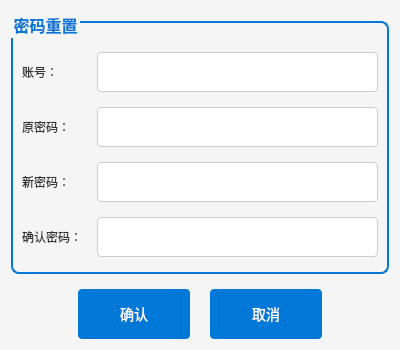
<?xml version="1.0" encoding="UTF-8"?>
<ui version="4.0">
 <class>DialogFindPwd</class>
 <widget class="QDialog" name="DialogFindPwd">
  <property name="geometry">
   <rect>
    <x>0</x>
    <y>0</y>
    <width>400</width>
    <height>350</height>
   </rect>
  </property>
  <property name="windowTitle">
   <string>密码重置</string>
  </property>
  <property name="styleSheet">
   <string notr="true">
    QDialog {
        background-color: #f5f5f5;
        font-family: "Segoe UI";
        font-size: 14px;
    }
    QGroupBox {
        border: 2px solid #0078d7;
        border-radius: 8px;
        margin-top: 10px;
        padding-top: 15px;
        font-size: 16px;
        font-weight: bold;
        color: #0078d7;
    }
    QLabel {
        color: #333333;
    }
    QLineEdit {
        border: 1px solid #cccccc;
        border-radius: 4px;
        padding: 5px;
        font-size: 14px;
        min-height: 28px;
    }
    QLineEdit:focus {
        border: 1px solid #0078d7;
    }
    QPushButton {
        background-color: #0078d7;
        color: white;
        border: none;
        border-radius: 4px;
        padding: 8px 16px;
        min-width: 80px;
        min-height: 34px;
        font-size: 14px;
    }
    QPushButton:hover {
        background-color: #005bb5;
    }
    QPushButton:pressed {
        background-color: #004080;
    }
   </string>
  </property>
  <layout class="QVBoxLayout" name="verticalLayout">
   <property name="spacing">
    <number>15</number>
   </property>
   <item>
    <widget class="QGroupBox" name="groupBox">
     <property name="title">
      <string>密码重置</string>
     </property>
     <layout class="QGridLayout" name="gridLayout">
      <property name="verticalSpacing">
       <number>10</number>
      </property>
      <property name="horizontalSpacing">
       <number>15</number>
      </property>
      <item row="0" column="0">
       <widget class="QLabel" name="userLabel">
        <property name="text">
         <string>账号：</string>
        </property>
       </widget>
      </item>
      <item row="0" column="1">
       <widget class="QLineEdit" name="userLineEdit"/>
      </item>
      <item row="1" column="0">
       <widget class="QLabel" name="oldPwdLabel">
        <property name="text">
         <string>原密码：</string>
        </property>
       </widget>
      </item>
      <item row="1" column="1">
       <widget class="QLineEdit" name="oldPwdLineEdit">
        <property name="echoMode">
         <enum>QLineEdit::Password</enum>
        </property>
       </widget>
      </item>
      <item row="2" column="0">
       <widget class="QLabel" name="newPwdLabel">
        <property name="text">
         <string>新密码：</string>
        </property>
       </widget>
      </item>
      <item row="2" column="1">
       <widget class="QLineEdit" name="newPwdLineEdit">
        <property name="echoMode">
         <enum>QLineEdit::Password</enum>
        </property>
       </widget>
      </item>
      <item row="3" column="0">
       <widget class="QLabel" name="confirmPwdLabel">
        <property name="text">
         <string>确认密码：</string>
        </property>
       </widget>
      </item>
      <item row="3" column="1">
       <widget class="QLineEdit" name="confirmPwdLineEdit">
        <property name="echoMode">
         <enum>QLineEdit::Password</enum>
        </property>
       </widget>
      </item>
     </layout>
    </widget>
   </item>
   <item>
    <layout class="QHBoxLayout" name="horizontalLayout">
     <property name="spacing">
      <number>20</number>
     </property>
     <item>
      <spacer name="horizontalSpacerLeft">
       <property name="orientation">
        <enum>Qt::Horizontal</enum>
       </property>
       <property name="sizeHint" stdset="0">
        <size>
         <width>40</width>
         <height>20</height>
        </size>
       </property>
      </spacer>
     </item>
     <item>
      <widget class="QPushButton" name="BtnOK">
       <property name="text">
        <string>确认</string>
       </property>
      </widget>
     </item>
     <item>
      <widget class="QPushButton" name="BtnCancel">
       <property name="text">
        <string>取消</string>
       </property>
      </widget>
     </item>
     <item>
      <spacer name="horizontalSpacerRight">
       <property name="orientation">
        <enum>Qt::Horizontal</enum>
       </property>
       <property name="sizeHint" stdset="0">
        <size>
         <width>40</width>
         <height>20</height>
        </size>
       </property>
      </spacer>
     </item>
    </layout>
   </item>
  </layout>
 </widget>
 <resources/>
 <connections/>
</ui>
